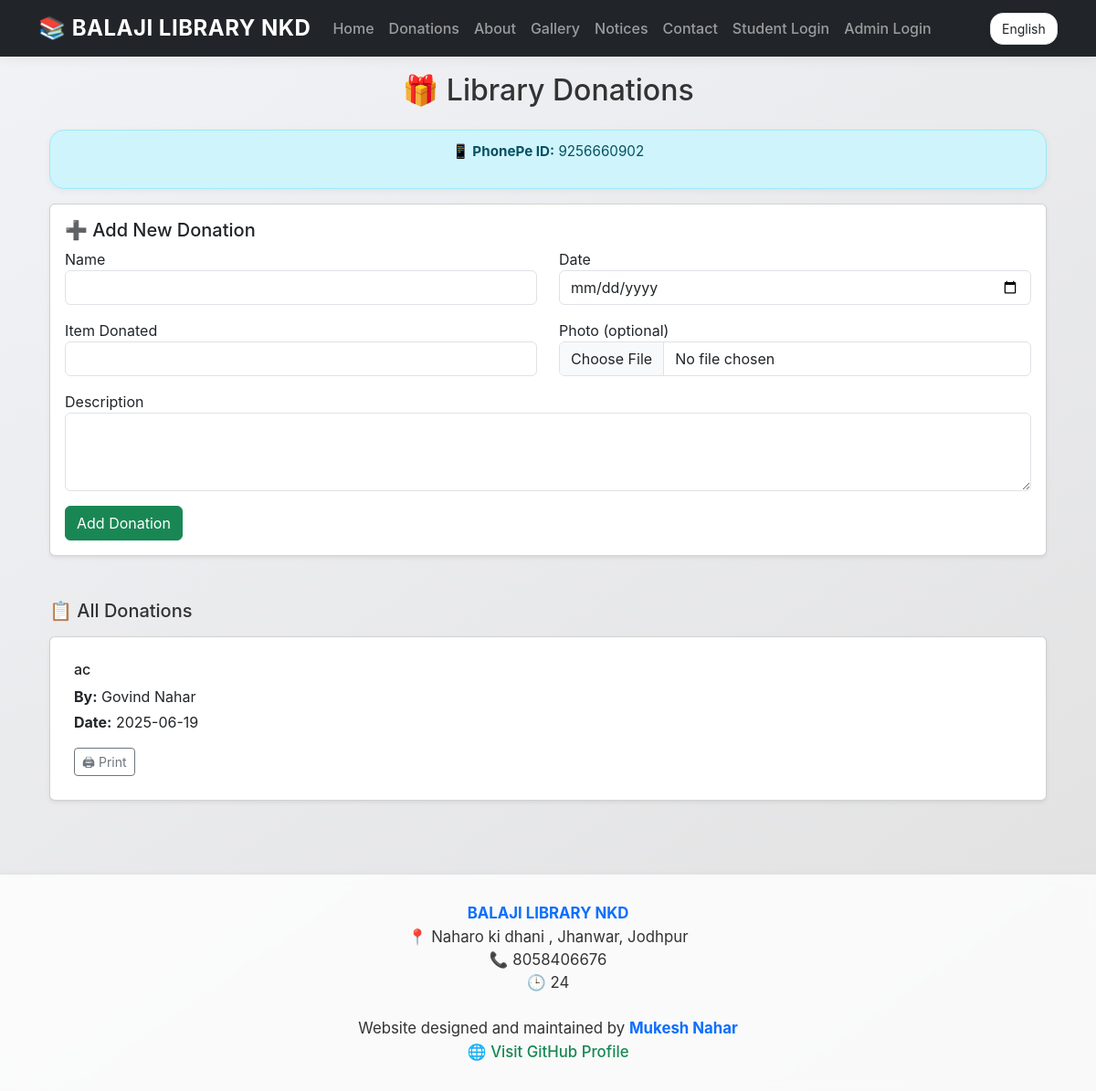
/donations, run on the app's committed database.
### tables this page shows
CREATE TABLE settings (
    id INTEGER PRIMARY KEY AUTOINCREMENT,
    total_seats INTEGER DEFAULT 60
, library_name TEXT, library_address TEXT, library_phone TEXT, opening_hours TEXT, about TEXT);

CREATE TABLE payment_settings (
    id INTEGER PRIMARY KEY AUTOINCREMENT,
    phonepe_number TEXT,
    qr_image TEXT
, phonepe_id TEXT, qr_code_path TEXT);

CREATE TABLE donations (
    id INTEGER PRIMARY KEY AUTOINCREMENT,
    name TEXT NOT NULL,
    date TEXT NOT NULL,
    item TEXT NOT NULL,
    description TEXT,
    photo TEXT
, is_deleted INTEGER DEFAULT 0);

### app.py (the view, shortened to what this page needs)
@app.route('/donations', methods=['GET', 'POST'])
def donations():
    is_admin = 'admin' in session
    db = get_db()
    db.row_factory = sqlite3.Row
    cur = db.cursor()
    donations = cur.execute("SELECT * FROM donations WHERE is_deleted = 0 ORDER BY date DESC").fetchall()
    cur.execute("SELECT phonepe_id, qr_code_path FROM payment_settings LIMIT 1")
    row = cur.fetchone()
    phonepe_id = row['phonepe_id'] if row else None
    qr_code_path = row['qr_code_path'] if row else None
    return render_template('donations.html',
                           donations=donations,
                           phonepe_id=phonepe_id,
                           qr_code_path=qr_code_path,
                           is_admin=is_admin)

### app.py (called while the page is built)
def get_db():
    if 'db' not in g:
        g.db = sqlite3.connect('db/library.db')
        g.db.row_factory = sqlite3.Row
    return g.db

@app.context_processor
def inject_library_settings():
    conn = sqlite3.connect(DB_PATH)
    conn.row_factory = sqlite3.Row
    cur = conn.cursor()
    cur.execute("SELECT * FROM settings LIMIT 1")
    settings = cur.fetchone()
    conn.close()
    return dict(library_settings=settings)

### templates/donations.html (shortened to what this page needs)
{% extends "layout.html" %}
{% block content %}
<div class="container my-5">
  <h2 class="text-center mb-4">🎁 Library Donations</h2>
  {% if phonepe_id or qr_code_path %}
  <div class="alert alert-info text-center">
    {% if phonepe_id %}<p><strong>📱 PhonePe ID:</strong> {{ phonepe_id }}</p>{% endif %}
  </div>
  {% endif %}
  <div class="card shadow-sm mb-5">
    <div class="card-body">
      <h5 class="card-title">➕ Add New Donation</h5>
      <form method="POST" enctype="multipart/form-data">
        <div class="row">
          <div class="col-md-6 mb-3">
            <label>Name</label>
            <input type="text" name="name" class="form-control" required>
          </div>
          <div class="col-md-6 mb-3">
            <label>Date</label>
            <input type="date" name="date" class="form-control" required>
          </div>
          <div class="col-md-6 mb-3">
            <label>Item Donated</label>
            <input type="text" name="item" class="form-control" required>
          </div>
          <div class="col-md-6 mb-3">
            <label>Photo (optional)</label>
            <input type="file" name="photo" class="form-control">
          </div>
          <div class="col-12 mb-3">
            <label>Description</label>
            <textarea name="description" class="form-control" rows="3"></textarea>
          </div>
        </div>
        <button class="btn btn-success">Add Donation</button>
      </form>
    </div>
  </div>
  <h5 class="mb-3">📋 All Donations</h5>
 <div class="donation-card-list d-flex flex-column gap-3">
    {% for d in donations %}
    <div class="col">
      <div class="card h-100 shadow-sm">
        <div class="card-body">
          <h6 class="card-title">{{ d['item'] }}</h6>
          <p class="mb-1"><strong>By:</strong> {{ d['name'] }}</p>
          <p class="mb-1"><strong>Date:</strong> {{ d['date'] }}</p>
          <div class="d-flex justify-content-between align-items-center">
            <a href="{{ url_for('print_donation', donation_id=d['id']) }}" class="btn btn-outline-secondary btn-sm">🖨 Print</a>
          </div>
        </div>
      </div>
    </div>
    {% endfor %}
  </div>
</div>
{% endblock %}

### templates/layout.html (shortened to what this page needs)
<!DOCTYPE html>
<html lang="en">
<head>
  <link href="https://cdn.jsdelivr.net/npm/bootstrap@5.3.2/dist/css/bootstrap.min.css" rel="stylesheet">
</head>
<body>
<nav class="navbar navbar-expand-lg navbar-dark bg-dark fixed-top">
  <div class="container">
    <a class="navbar-brand fw-bold" href="{{ url_for('index') }}">
      📚 {{ library_settings.library_name or 'Balaji Library' }}
    </a>
    <div class="collapse navbar-collapse" id="navbarNav">
      <ul class="navbar-nav me-auto mb-2 mb-lg-0">
        <li class="nav-item"><a class="nav-link" href="{{ url_for('index') }}">Home</a></li>
        <li class="nav-item"><a class="nav-link" href="{{ url_for('donations') }}"> Donations</a></li>
        <li class="nav-item"><a class="nav-link" href="{{ url_for('about') }}">About</a></li>
        <li class="nav-item"><a class="nav-link" href="{{ url_for('gallery') }}">Gallery</a></li>
        <li class="nav-item"><a class="nav-link" href="{{ url_for('notice_board') }}"> Notices</a></li>
        <li class="nav-item"><a class="nav-link" href="{{ url_for('contact') }}">Contact</a></li>
        {% if session.get('admin') %}
        <li class="nav-item"><a class="nav-link" href="{{ url_for('dashboard') }}">Dashboard</a></li>
        <li class="nav-item"><a class="nav-link" href="{{ url_for('logout') }}">Logout</a></li>
        {% elif session.get('student') %}
        <li class="nav-item"><a class="nav-link" href="{{ url_for('logout') }}">Logout</a></li>
        {% else %}
        <li class="nav-item"><a class="nav-link" href="{{ url_for('student_login') }}">Student Login</a></li>
        <li class="nav-item"><a class="nav-link" href="{{ url_for('admin_login') }}">Admin Login</a></li>
        {% endif %}
      </ul>
      <div class="lang-switcher d-flex align-items-center">
        <form method="POST" action="{{ url_for('set_language') }}">
          <select name="lang" onchange="this.form.submit()" class="form-select form-select-sm">
            <option value="en" {% if session.get('lang') == 'en' %}selected{% endif %}>English</option>
          </select>
        </form>
      </div>
    </div>
  </div>
</nav>
<div class="container" style="margin-top: 80px;">
  {% block content %}
  {% endblock %}
</div>
<footer>
  <strong>{{ library_settings.library_name or 'Balaji Library' }}</strong><br>
  📍 {{ library_settings.library_address or 'Address not set' }}<br>
  📞 {{ library_settings.library_phone or 'Phone not set' }}<br>
  🕒 {{ library_settings.opening_hours or 'Timing not set' }}<br>
  <br>
   Website designed and maintained by <strong>Mukesh Nahar</strong><br>
  🌐 <a href="https://github.com/mu119" target="_blank">Visit GitHub Profile</a>
</footer>
</body>
</html>

### templates/layout.html (style rules this page uses)
body { font-family: "SF Pro Display", -apple-system, BlinkMacSystemFont, "Segoe UI", Roboto, Oxygen, Ubuntu, Cantarell, sans-serif; background: linear-gradient(145deg, #f2f3f7, #e0e0e0); color: #333; }
.navbar { box-shadow: 0 4px 12px rgba(0, 0, 0, 0.05); backdrop-filter: blur(10px); background: rgba(0, 0, 0, 0.8); }
.navbar-brand { font-weight: 700; font-size: 1.5rem; letter-spacing: 0.5px; }
.nav-link { font-weight: 500; padding: 8px 16px; border-radius: 12px; transition: background 0.3s ease; }
.lang-switcher select { border-radius: 14px; padding: 6px 12px; background: #fff; border: 1px solid #dee2e6; box-shadow: 0 2px 6px rgba(0,0,0,0.05); }
.container { animation: fadeIn 0.4s ease-in-out; }
.alert { border-radius: 16px; padding: 12px 20px; font-size: 0.95rem; box-shadow: 0 2px 8px rgba(0,0,0,0.05); }
footer { background: rgba(255, 255, 255, 0.8); backdrop-filter: blur(5px); margin-top: 80px; border-top: 1px solid #e4e4e4; box-shadow: 0 -1px 6px rgba(0, 0, 0, 0.03); padding: 30px 0; font-size: 1.05rem; text-align: center; }
footer strong { color: #0d6efd; }
footer a { color: #198754; text-decoration: none; font-weight: 500; }
.donation-card-list .card { flex-direction: row; align-items: flex-start; gap: 15px; }
.donation-card-list .card-body { flex: 1; }
.donation-card-list .card { display: flex; flex-wrap: wrap; padding: 10px; }

### data on the page
settings: library_name "BALAJI LIBRARY NKD", library_address "Naharo ki dhani , Jhanwar, Jodhpur", library_phone "8058406676", opening_hours "24"
payment_settings: phonepe "9256660902"
donations: item "ac", name "Govind Nahar", date "2025-06-19"
